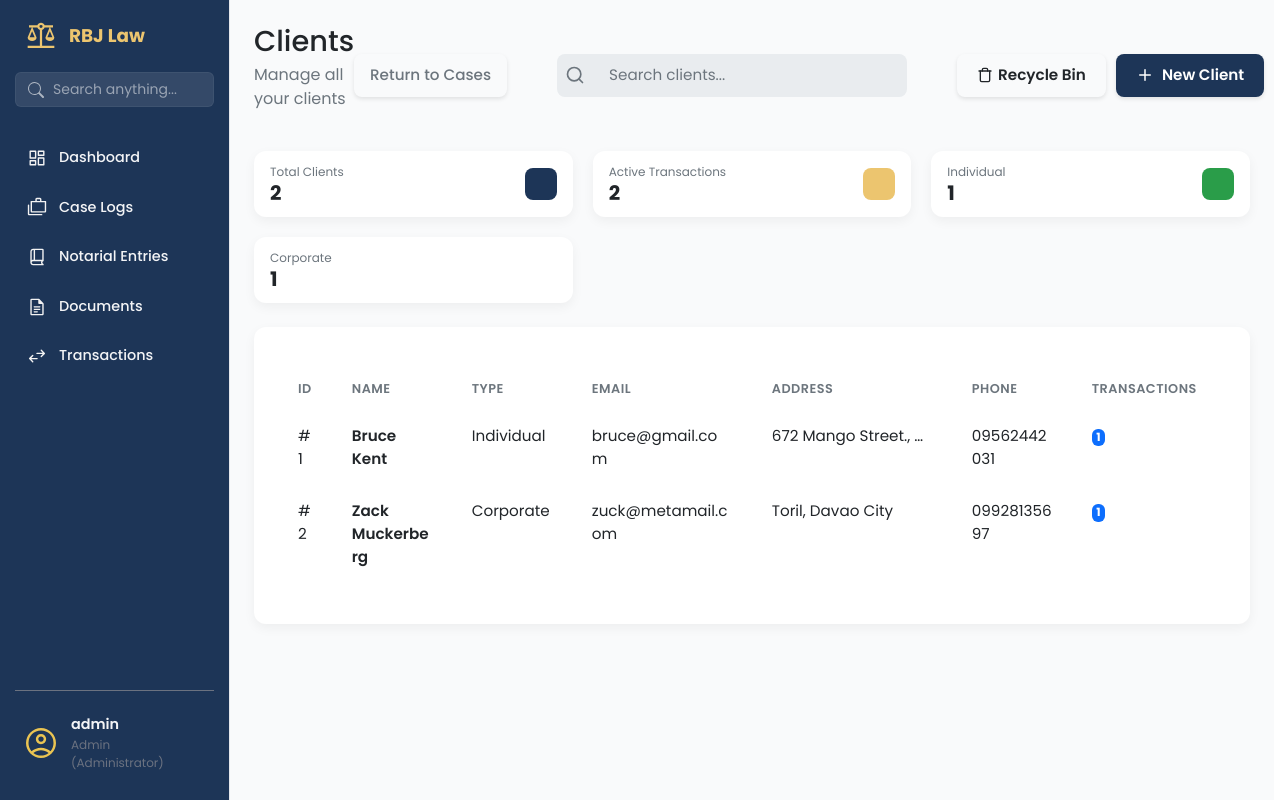
The page /clients/ (signed in) on the database its author committed.
### app/models/user_model.py (models this page shows, shortened)
class User(UserMixin, db.Model):
    __tablename__ = 'users'
    id = db.Column(db.Integer, primary_key=True)
    username = db.Column(db.String(80), unique=True, nullable=False, index=True)
    email = db.Column(db.String(120), unique=True, nullable=False)
    password_hash = db.Column(db.String(128), nullable=False)
    contact_number = db.Column(db.String(20), nullable=True)
    role = db.Column(db.String(50), default='attorney', nullable=False)
    is_active = db.Column(db.Boolean, default=True, nullable=False)
    is_admin = db.Column(db.Boolean, default=False, nullable=False)
    created_at = db.Column(db.DateTime, default=datetime.utcnow)
    updated_at = db.Column(db.DateTime, default=datetime.utcnow, onupdate=datetime.utcnow)

### app/models/client_mdl.py (models this page shows, shortened)
class Client(db.Model):
    __tablename__ = 'clients'
    id = db.Column(db.Integer, primary_key=True)
    client_first_name = db.Column(db.String(100), nullable=False)
    client_last_name = db.Column(db.String(100), nullable=False)
    client_address = db.Column(db.String(255), nullable=False)
    client_email = db.Column(db.String(120), nullable=False, unique=True)
    client_phone = db.Column(db.String(50))
    client_role = db.Column(db.String(50))
    notes = db.Column(db.Text)
    is_active = db.Column(db.Boolean, default=True, nullable=False)
    deleted_at = db.Column(db.DateTime, nullable=True)
    @property
    def full_name(self):
        return f"{self.client_first_name} {self.client_last_name}"

### app/routes/clients_routes.py (the view)
@clients_bp.route('/')
@login_required
def clients_page():
    clients = Client.query.filter_by(is_active=True).all()
    return render_template('clients_page.html', clients=clients)

### app/templates/clients_page.html (shortened to what this page needs)
{% extends "base.html" %}
{% block content %}
<main class="dashboard-content">
    <header class="dashboard-header">
        <div>
            <h1>Clients </h1>
            <p>Manage all your clients</p>
        </div>
        <div class="dashboard-actions"
            style="display: flex; justify-content: space-between; flex-shrink: 0; gap: 50px;">
            <a href="{{ url_for('case.list_cases') }}" class="btn btn-outline-secondary d-flex align-items-center"
                style="gap: 8px; padding: 10px 16px; font-weight: 500;">
                Return to Cases
            </a>
            <div class="search-bar">
                <svg class="search-bar__icon" xmlns="http://www.w3.org/2000/svg" width="20" height="20"
                    viewBox="0 0 24 24" fill="none" stroke="currentColor" stroke-width="2" stroke-linecap="round"
                    stroke-linejoin="round">
                    <circle cx="11" cy="11" r="8"></circle>
                    <line x1="21" y1="21" x2="16.65" y2="16.65"></line>
                </svg>
                <input class="search-bar__input" type="text" placeholder="Search clients...">
            </div>
            <div style="display: flex; gap: 10px; align-items: center;">
                <a href="{{ url_for('clients.recycle_bin') }}" class="btn btn-outline"
                    style="display: flex; align-items: center; gap: 5px;">
                    Recycle Bin
                </a>
                <a href="{{ url_for('clients.new_client_form') }}" class="btn btn-primary">
                    <svg class="btn-icon-left" xmlns="http://www.w3.org/2000/svg" viewBox="0 0 24 24" fill="none"
                        stroke="currentColor" stroke-width="2" stroke-linecap="round" stroke-linejoin="round" width="20"
                        height="20">
                        <line x1="12" y1="5" x2="12" y2="19"></line>
                        <line x1="5" y1="12" x2="19" y2="12"></line>
                    </svg>
                    New Client
                </a>
            </div>
        </div>
    </header>
    <section class="dashboard-cards">
        <div class="data-card data-card--sm">
            <div class="data-card__info">
                <span class="data-card__title">Total Clients</span>
                <span class="data-card__value">{{ clients|length }}</span>
            </div>
            <div class="data-card__icon data-card__icon--blue"></div>
        </div>
        <div class="data-card data-card--sm">
            <div class="data-card__info">
                <span class="data-card__title">Active Transactions</span>
                <span class="data-card__value">
                    {% set total_transactions = [] %}
                    {{ total_transactions|length }}
                </span>
            </div>
            <div class="data-card__icon data-card__icon--gold"></div>
        </div>
        <div class="data-card data-card--sm">
            <div class="data-card__info">
                <span class="data-card__title">Individual</span>
                <span class="data-card__value">
                    {% set individual_count = [] %}
                    {{ individual_count|length }}
                </span>
            </div>
            <div class="data-card__icon data-card__icon--green"></div>
        </div>
        <div class="data-card data-card--sm">
            <div class="data-card__info">
                <span class="data-card__title">Corporate</span>
                <span class="data-card__value">
                    {% set corporate_count = [] %}
                    {{ corporate_count|length }}
                </span>
            </div>
            <div class="data-card__icon data-card__icon--purple"></div>
        </div>
    </section>
    <section class="dashboard-panels-bottom dashboard-panels-bottom--single">
        <div class="panel-card" style="width: 100%;">
            <div class="table-wrapper panel-card__body">
                <table class="table client-table">
                    <colgroup>
                        <col class="short">
                        <col class="medium">
                        <col class="medium">
                        <col class="long">
                        <col class="long">
                        <col class="medium">
                        <col class="short">
                        <col class="actions">
                    </colgroup>
                    <thead>
                        <tr>
                            <th data-sort-key="id">ID</th>
                            <th data-sort-key="name">Name</th>
                            <th data-sort-key="type">Type</th>
                            <th data-sort-key="email">Email</th>
                            <th data-sort-key="address">Address</th>
                            <th data-sort-key="phone">Phone</th>
                            <th data-sort-key="transactions">Transactions</th>
                            <th>Actions</th>
                        </tr>
                    </thead>
                    <tbody>
                        {% for client in clients %}
                        <tr>
                            <td>#{{ client.id }}</td>
                            <td>
                                <a href="#" class="table-link">{{ client.full_name }}</a>
                            </td>
                            <td>{{ client.client_role or 'Individual' }}</td>
                            <td>{{ client.client_email }}</td>
                            <td class="address-cell">
                                <span class="address-text" title="{{ client.client_address }}">
                                    {{ client.client_address }}
                                </span>
                            </td>
                            <td>{{ client.client_phone or 'N/A' }}</td>
                            <td>
                                <span class="badge bg-primary">{{ client.transaction_items|length }}</span>
                            </td>
                            <td>
                            </td>
                        </tr>
                        {% endfor %}
                    </tbody>
                </table>
            </div>
        </div>
    </section>
</main>
{% endblock content %}

### app/templates/base.html (shortened to what this page needs)
<!DOCTYPE html>
<html lang="en">
<head>
    <link rel="stylesheet" href="{{ url_for('static', filename='vendor/bootstrap/css/bootstrap.min.css') }}">
    <link rel="stylesheet" href="{{ url_for('static', filename='css/main.css') }}">
    <link rel="stylesheet" href="{{ url_for('static', filename='css/sidebar.css') }}">
</head>
<body>
    <aside class="sidebar">
        <div class="sidebar-header">
            <img src="{{ url_for('static', filename='img/scales-of-justice.svg') }}" alt="logo" class="logo-img">
            <h2>RBJ Law</h2>
        </div>
        <div class="sidebar-search">
            <form action="{{ url_for('search.search_page') }}" method="GET">
                <div class="input-group">
                    <span class="input-group-text bg-transparent border-0 pe-0">
                    </span>
                    <input type="text" name="q" class="form-control" placeholder="Search anything..."
                        aria-label="Search" value="{{ request.args.get('q', '') }}">
                </div>
            </form>
        </div>
        <ul class="sidebar-links">
            <li>
                <a href="{{ url_for('dashboard.dashboard_page') }}"
                    class="{{ 'active' if 'dashboard' in request.endpoint else '' }}">
                    <span class="icon-wrapper"><img src="{{ url_for('static', filename='img/dashboard.svg') }}"
                            alt=""></span>
                    Dashboard
                </a>
            </li>
            {% if current_user.is_authenticated and (current_user.is_admin or current_user.role == 'admin') %}
            <li>
                <a href="{{ url_for('case.list_cases') }}" class="{{ 'active' if 'case' in request.endpoint else '' }}">
                    <span class="icon-wrapper"><img src="{{ url_for('static', filename='img/cases.svg') }}"
                            alt=""></span>
                    Case Logs
                </a>
            </li>
            {% endif %}
            {% if current_user.is_authenticated and current_user.role in ['admin', 'staff'] %}
            <li>
                <a href="{{ url_for('notarial_entries.notarial_entries_page') }}"
                    class="{{ 'active' if 'notarial' in request.endpoint else '' }}">
                    <span class="icon-wrapper"><img src="{{ url_for('static', filename='img/book.svg') }}"
                            alt=""></span>
                    Notarial Entries
                </a>
            </li>
            {% endif %}
            {% if current_user.is_authenticated and current_user.role in ['admin', 'staff'] %}
            <li>
                <a href="{{ url_for('documents.documents_page') }}"
                    class="{{ 'active' if 'documents' in request.endpoint else '' }}">
                    <span class="icon-wrapper"><img src="{{ url_for('static', filename='img/documents.svg') }}"
                            alt=""></span>
                    Documents
                </a>
            </li>
            {% endif %}
            {% if current_user.is_authenticated and current_user.role in ['admin', 'staff'] %}
            <li>
                <a href="{{ url_for('transaction.transactions_page') }}"
                    class="{{ 'active' if 'transaction' in request.endpoint else '' }}">
                    <span class="icon-wrapper"><img src="{{ url_for('static', filename='img/transaction.svg') }}"
                            alt=""></span>
                    Transactions
                </a>
            </li>
            {% endif %}
        </ul>
        <div class="sidebar-footer">
            <button class="avatar-btn" id="avatarBtn">
                <img src="{{ url_for('static', filename='img/avatar.svg') }}" alt="User Avatar">
                <div class="user-info">
                    <span class="user-name">
                        {{ current_user.username }}
                    </span>
                    <span class="user-role">
                        {{ current_user.role|title }}
                        {% if current_user.is_admin %} (Administrator){% endif %}
                    </span>
                </div>
            </button>
        </div>
    </aside>
    <div class="page-container">
        {% block content %}
        {% endblock %}
    </div>
</body>
</html>

### rows shown on the page
User: username "admin", role "Admin"
Client: id "1", full_name "Bruce Kent", client_role "Individual", client_email "bruce@gmail.com", client_address "672 Mango Street.,…", client_phone "09562442031", transaction_items|length "1"
Client: id "2", full_name "Zack Muckerberg", client_role "Corporate", client_email "zuck@metamail.com", client_address "Toril, Davao City", client_phone "09928135697", transaction_items|length "1"

### other values the page prints
{{ clients|length }} "2"
{{ total_transactions|length }} "2"
{{ individual_count|length }} "1"
{{ corporate_count|length }} "1"
